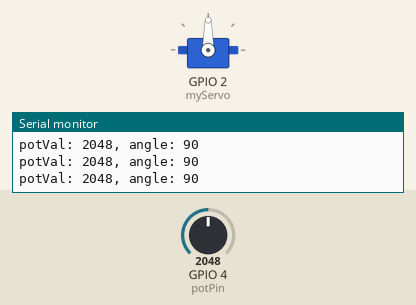
The sketch below on a simulated ESP32. On the bench: servo, the last lines printed to the serial monitor. The inputs (shaded band) are chosen by the test bench; at power-on: GPIO 4 (potPin) = 2048.

Above: at 1.2 s.
1.3 s: GPIO 4 (potPin) set to 2866
At 1.6 s:
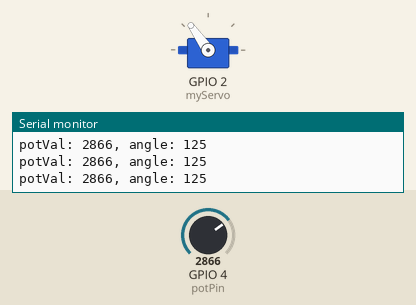
2.8 s: GPIO 4 (potPin) set to 3603
At 4.0 s:
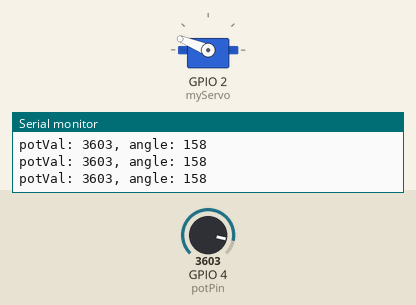
4.3 s: GPIO 4 (potPin) set to 4095
At 5.4 s:
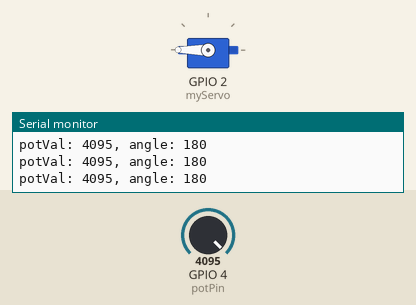
5.8 s: GPIO 4 (potPin) set to 1228
At 6.7 s:
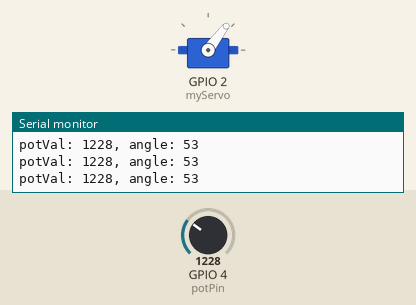
7.3 s: GPIO 4 (potPin) set to 491
At 8.1 s:
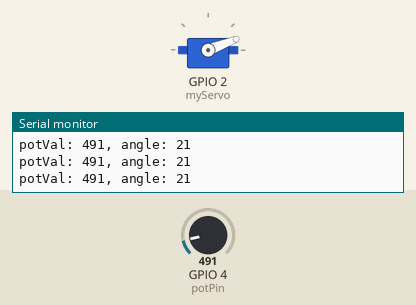
8.8 s: GPIO 4 (potPin) set to 0
At 9.3 s:
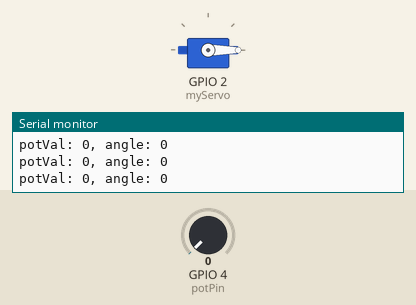
Timing chart, 0 to 11.3 s (numbered marks = the images above; inputs shaded):
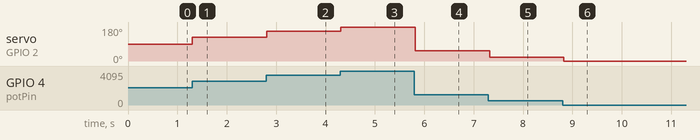

The sketch:

servo.ino
```cpp
#include <ESP32Servo.h>
Servo myServo;

int const potPin = 4;
int potVal;
int angle;

void setup() {
  myServo.attach(2);
  Serial.begin(9600);
}

void loop() {
  potVal = analogRead(potPin);
  Serial.print("potVal: ");
  Serial.print(potVal);
  angle = map(potVal, 0, 4095, 0, 180);
  Serial.print(", angle: ");
  Serial.println(angle);
  myServo.write(angle);
  delay(100);
}
```

Measured:
- after the input at 1.3 s, servo on GPIO 2 (myServo): 90° → 125° at once
- after the input at 2.8 s, servo on GPIO 2 (myServo): 125° → 158° at once
- after the input at 4.3 s, servo on GPIO 2 (myServo): 158° → 180° at once
- after the input at 5.8 s, servo on GPIO 2 (myServo): 180° → 53° at once
- after the input at 7.3 s, servo on GPIO 2 (myServo): 53° → 21° at once
- after the input at 8.8 s, servo on GPIO 2 (myServo): 21° → 0° at once
